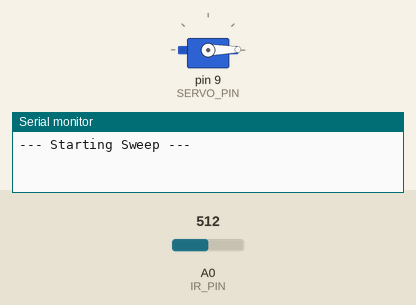
A sketch run on a simulated Arduino Uno, built with avr-gcc and run on an emulated ATmega328P. Shown: servo, the last lines printed to the serial monitor. Inputs (shaded band) come from the test bench; at power-on: A0 (IR_PIN) = 512.

Above: at 1.05 s.
At 2.65 s:
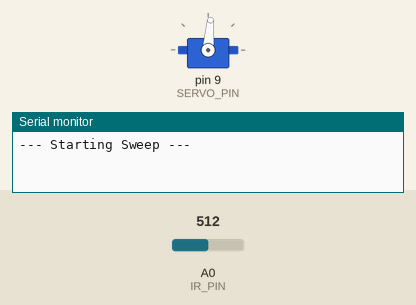
At 4.25 s:
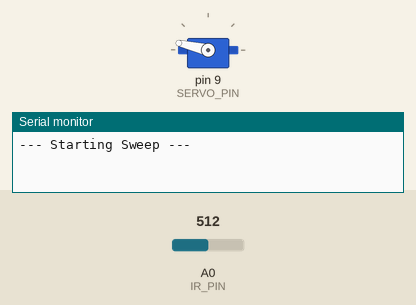
At 7.5 s:
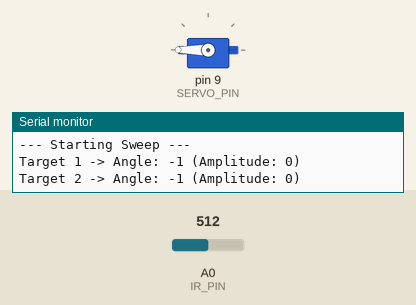
Timing chart, 0 to 10.8 s (numbered marks = the images above):
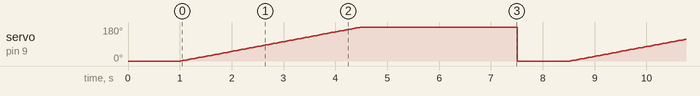

Measured:
- by itself, servo on pin 9 (SERVO_PIN): ramps from 0° to 180° and jumps back, once every 7.5 s

The sketch:

Gemini_honing.ino
```cpp
#include <Servo.h>

const int IR_PIN = A0;
const int SERVO_PIN = 9;

Servo scannerServo;

// Arrays for raw and processed data
int rawAmplitudes[181];
int smoothedAmplitudes[181];

// Troubleshooting toggle
// Set to 'true' to output data formatted for the Arduino Serial Plotter
const bool DEBUG_PLOTTER = false;

void setup() {
  Serial.begin(115200);
  scannerServo.attach(SERVO_PIN);

  // Speed up ADC for faster continuous sampling
  bitClear(ADCSRA, ADPS0);
  bitSet(ADCSRA, ADPS1);
  bitSet(ADCSRA, ADPS2);

  scannerServo.write(0);
  delay(1000);
}

void loop() {
  if (!DEBUG_PLOTTER) Serial.println("\n--- Starting Sweep ---");

  // 1. SWEEP AND RECORD (Using Window Sampling)
  for (int angle = 0; angle <= 180; angle++) {
    scannerServo.write(angle);
    delay(15); // Let servo settle

    rawAmplitudes[angle] = getIrAmplitude();
  }

  // 2. SMOOTH THE DATA (3-Point Moving Average)
  // This removes 1-degree noise spikes to find the true center of the beacon
  for (int i = 0; i <= 180; i++) {
    if (i == 0 || i == 180) {
      smoothedAmplitudes[i] = rawAmplitudes[i]; // Edges stay same
    } else {
      smoothedAmplitudes[i] = (rawAmplitudes[i-1] + rawAmplitudes[i] + rawAmplitudes[i+1]) / 3;
    }
  }

  // 3. FIND PEAK 1
  int maxAmp1 = 0;
  int angle1 = -1;
  for (int i = 0; i <= 180; i++) {
    if (smoothedAmplitudes[i] > maxAmp1) {
      maxAmp1 = smoothedAmplitudes[i];
      angle1 = i;
    }
  }

  // 4. FIND PEAK 2 (Must be >= 5 degrees away)
  int maxAmp2 = 0;
  int angle2 = -1;
  for (int i = 0; i <= 180; i++) {
    if (abs(i - angle1) >= 5) {
      if (smoothedAmplitudes[i] > maxAmp2) {
        maxAmp2 = smoothedAmplitudes[i];
        angle2 = i;
      }
    }
  }

  // 5. OUTPUT RESULTS
  if (DEBUG_PLOTTER) {
    // Print the entire array so the Serial Plotter can graph it
    for (int i = 0; i <= 180; i++) {
      Serial.print(rawAmplitudes[i]); // Blue line: Raw data
      Serial.print(",");
      Serial.println(smoothedAmplitudes[i]); // Red line: Smoothed data
    }
    // Add a visual gap in the plotter between sweeps
    for(int i=0; i<5; i++) { Serial.println("0,0"); }
  } else {
    // Standard text output
    Serial.print("Target 1 -> Angle: "); Serial.print(angle1);
    Serial.print(" (Amplitude: "); Serial.print(maxAmp1); Serial.println(")");

    Serial.print("Target 2 -> Angle: "); Serial.print(angle2);
    Serial.print(" (Amplitude: "); Serial.print(maxAmp2); Serial.println(")");
  }

  delay(3000);
  scannerServo.write(0);
  delay(1000);
}

// --- NEW Window-Based Amplitude Function ---
int getIrAmplitude() {
  int min_val = 1023;
  int max_val = 0;

  unsigned long start_time = millis();

  // Sample continuously for 5 milliseconds.
  // 909 Hz = ~1.1ms period. 5ms ensures we see ~4.5 full wave cycles
  // regardless of when the servo interrupt fires.
  while (millis() - start_time < 5) {
    int val = analogRead(IR_PIN);
    if (val < min_val) min_val = val;
    if (val > max_val) max_val = val;
  }

  return (max_val - min_val);
}
```
